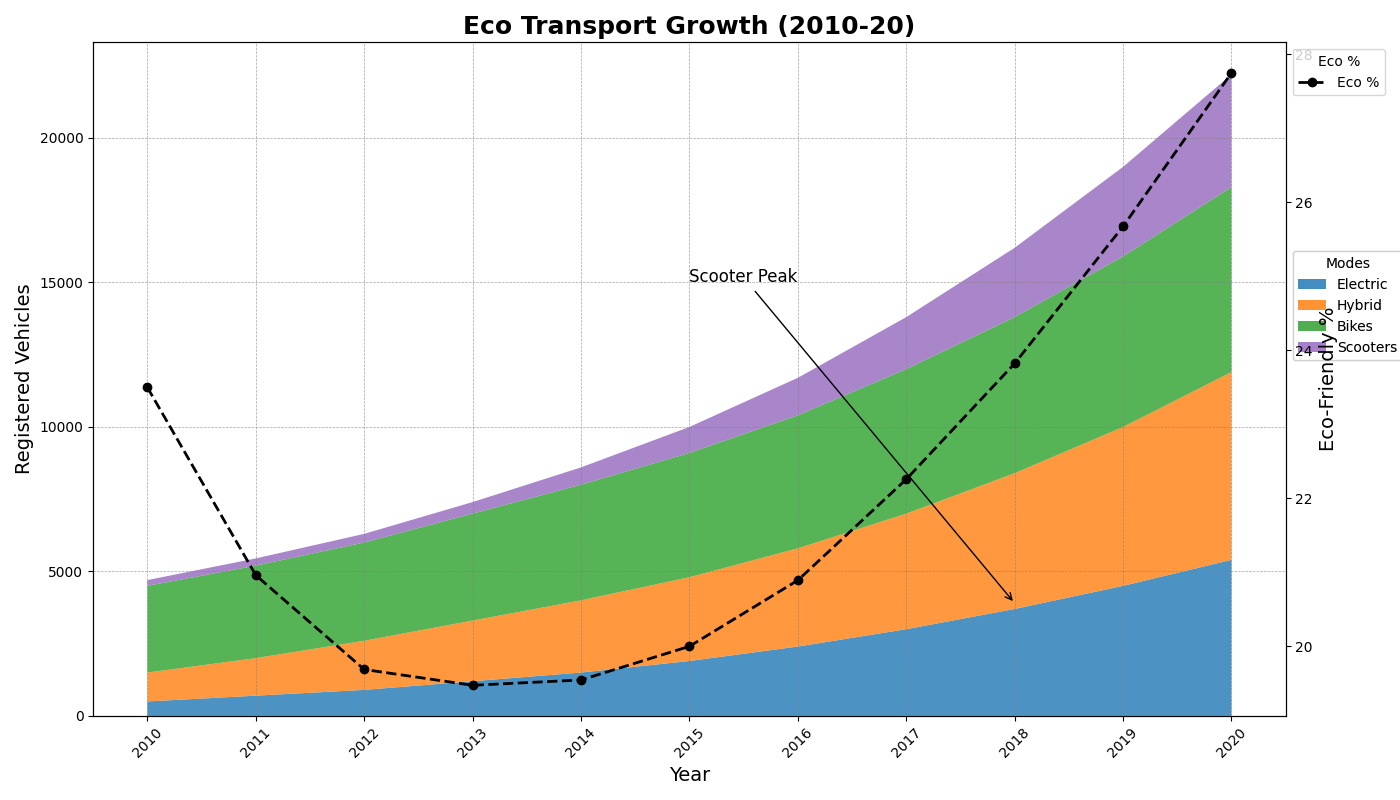

The Python source for this figure:
import matplotlib.pyplot as plt
import numpy as np

years = np.arange(2010, 2021)
electric_cars = np.array([500, 700, 900, 1200, 1500, 1900, 2400, 3000, 3700, 4500, 5400])
hybrid_cars = np.array([1000, 1300, 1700, 2100, 2500, 2900, 3400, 4000, 4700, 5500, 6500])
bicycles = np.array([3000, 3200, 3400, 3700, 4000, 4300, 4600, 5000, 5400, 5900, 6400])
scooters = np.array([200, 250, 300, 400, 600, 900, 1300, 1800, 2400, 3100, 3900])

total_vehicles = electric_cars + hybrid_cars + bicycles + scooters
total_vehicle_market = np.linspace(20000, 80000, len(years))
percentage_eco_friendly = (total_vehicles / total_vehicle_market) * 100

transport_data = np.vstack([electric_cars, hybrid_cars, bicycles, scooters])

fig, ax1 = plt.subplots(figsize=(14, 8))

ax1.stackplot(years, transport_data, labels=['Electric', 'Hybrid', 'Bikes', 'Scooters'], 
              colors=['#1f77b4', '#ff7f0e', '#2ca02c', '#9467bd'], alpha=0.8)

ax2 = ax1.twinx()
ax2.plot(years, percentage_eco_friendly, color='black', linewidth=2, linestyle='--', marker='o', label='Eco %')

ax1.set_xlabel('Year', fontsize=14)
ax1.set_ylabel('Registered Vehicles', fontsize=14)
ax2.set_ylabel('Eco-Friendly %', fontsize=14)

ax1.set_title("Eco Transport Growth (2010-20)", fontsize=18, fontweight='bold')

ax1.set_xticks(years)
ax1.set_xticklabels(years, rotation=45)

ax1.grid(True, linestyle='--', linewidth=0.5, color='grey', alpha=0.7)

stacked_legend = ax1.legend(loc='upper left', bbox_to_anchor=(1, 0.7), title='Modes')
line_legend = ax2.legend(loc='upper left', bbox_to_anchor=(1, 1), title='Eco %')

ax1.add_artist(stacked_legend)

ax1.annotate('Scooter Peak', xy=(2018, scooters[-1]), xytext=(2015, 15000),
             arrowprops=dict(facecolor='black', arrowstyle='->'), fontsize=12)

plt.tight_layout()
plt.show()
